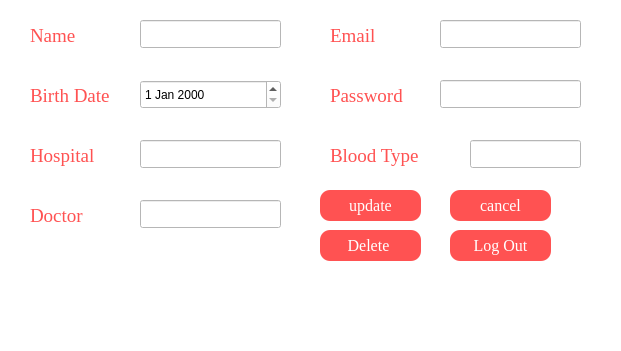
   <widget class="QWidget" name="updateDataPage" native="true">
    <property name="geometry">
     <rect>
      <x>-10</x>
      <y>40</y>
      <width>621</width>
      <height>351</height>
     </rect>
    </property>
    <property name="styleSheet">
     <string notr="true">background-color:#FFFFFF;</string>
    </property>
    <widget class="QLineEdit" name="nameFeild">
     <property name="geometry">
      <rect>
       <x>140</x>
       <y>20</y>
       <width>141</width>
       <height>28</height>
      </rect>
     </property>
    </widget>
    <widget class="QDateEdit" name="birthDateFeild">
     <property name="geometry">
      <rect>
       <x>140</x>
       <y>80</y>
       <width>141</width>
       <height>29</height>
      </rect>
     </property>
    </widget>
    <widget class="QLabel" name="name_4">
     <property name="geometry">
      <rect>
       <x>30</x>
       <y>10</y>
       <width>71</width>
       <height>51</height>
      </rect>
     </property>
     <property name="font">
      <font>
       <family>Times New Roman</family>
       <pointsize>14</pointsize>
      </font>
     </property>
     <property name="styleSheet">
      <string notr="true">color:#FF5252</string>
     </property>
     <property name="text">
      <string>Name</string>
     </property>
    </widget>
    <widget class="QLabel" name="name_5">
     <property name="geometry">
      <rect>
       <x>30</x>
       <y>70</y>
       <width>101</width>
       <height>51</height>
      </rect>
     </property>
     <property name="font">
      <font>
       <family>Times New Roman</family>
       <pointsize>14</pointsize>
      </font>
     </property>
     <property name="styleSheet">
      <string notr="true">color:#FF5252</string>
     </property>
     <property name="text">
      <string>Birth Date</string>
     </property>
    </widget>
    <widget class="QLineEdit" name="hospitalFeild">
     <property name="geometry">
      <rect>
       <x>140</x>
       <y>140</y>
       <width>141</width>
       <height>28</height>
      </rect>
     </property>
    </widget>
    <widget class="QLabel" name="name_6">
     <property name="geometry">
      <rect>
       <x>30</x>
       <y>130</y>
       <width>81</width>
       <height>51</height>
      </rect>
     </property>
     <property name="font">
      <font>
       <family>Times New Roman</family>
       <pointsize>14</pointsize>
      </font>
     </property>
     <property name="styleSheet">
      <string notr="true">color:#FF5252</string>
     </property>
     <property name="text">
      <string>Hospital</string>
     </property>
    </widget>
    <widget class="QLabel" name="name_7">
     <property name="geometry">
      <rect>
       <x>30</x>
       <y>190</y>
       <width>81</width>
       <height>51</height>
      </rect>
     </property>
     <property name="font">
      <font>
       <family>Times New Roman</family>
       <pointsize>14</pointsize>
      </font>
     </property>
     <property name="styleSheet">
      <string notr="true">color:#FF5252</string>
     </property>
     <property name="text">
      <string>Doctor</string>
     </property>
    </widget>
    <widget class="QLineEdit" name="doctorFeild">
     <property name="geometry">
      <rect>
       <x>140</x>
       <y>200</y>
       <width>141</width>
       <height>28</height>
      </rect>
     </property>
    </widget>
    <widget class="QLineEdit" name="emailFeild">
     <property name="geometry">
      <rect>
       <x>440</x>
       <y>20</y>
       <width>141</width>
       <height>28</height>
      </rect>
     </property>
     <property name="readOnly">
      <bool>true</bool>
     </property>
    </widget>
    <widget class="QLabel" name="name_8">
     <property name="geometry">
      <rect>
       <x>330</x>
       <y>10</y>
       <width>71</width>
       <height>51</height>
      </rect>
     </property>
     <property name="font">
      <font>
       <family>Times New Roman</family>
       <pointsize>14</pointsize>
      </font>
     </property>
     <property name="styleSheet">
      <string notr="true">color:#FF5252</string>
     </property>
     <property name="text">
      <string>Email</string>
     </property>
    </widget>
    <widget class="QLabel" name="name_9">
     <property name="geometry">
      <rect>
       <x>330</x>
       <y>70</y>
       <width>91</width>
       <height>51</height>
      </rect>
     </property>
     <property name="font">
      <font>
       <family>Times New Roman</family>
       <pointsize>14</pointsize>
      </font>
     </property>
     <property name="styleSheet">
      <string notr="true">color:#FF5252</string>
     </property>
     <property name="text">
      <string>Password</string>
     </property>
    </widget>
    <widget class="QLineEdit" name="passwordFeild">
     <property name="geometry">
      <rect>
       <x>440</x>
       <y>80</y>
       <width>141</width>
       <height>28</height>
      </rect>
     </property>
     <property name="font">
      <font>
       <family>Times New Roman</family>
      </font>
     </property>
     <property name="readOnly">
      <bool>false</bool>
     </property>
    </widget>
    <widget class="QLineEdit" name="bloodTypeFeild">
     <property name="geometry">
      <rect>
       <x>470</x>
       <y>140</y>
       <width>111</width>
       <height>28</height>
      </rect>
     </property>
     <property name="readOnly">
      <bool>true</bool>
     </property>
    </widget>
    <widget class="QLabel" name="name_10">
     <property name="geometry">
      <rect>
       <x>330</x>
       <y>130</y>
       <width>111</width>
       <height>51</height>
      </rect>
     </property>
     <property name="font">
      <font>
       <family>Times New Roman</family>
       <pointsize>14</pointsize>
      </font>
     </property>
     <property name="styleSheet">
      <string notr="true">color:#FF5252</string>
     </property>
     <property name="text">
      <string>Blood Type</string>
     </property>
    </widget>
    <widget class="QPushButton" name="updateBtn">
     <property name="geometry">
      <rect>
       <x>320</x>
       <y>190</y>
       <width>101</width>
       <height>31</height>
      </rect>
     </property>
     <property name="palette">
      <palette>
       <active>
        <colorrole role="Button">
         <brush brushstyle="SolidPattern">
          <color alpha="255">
           <red>255</red>
           <green>82</green>
           <blue>82</blue>
          </color>
         </brush>
        </colorrole>
        <colorrole role="ButtonText">
         <brush brushstyle="SolidPattern">
          <color alpha="255">
           <red>255</red>
           <green>255</green>
           <blue>255</blue>
          </color>
         </brush>
        </colorrole>
        <colorrole role="Base">
         <brush brushstyle="SolidPattern">
          <color alpha="255">
           <red>255</red>
           <green>82</green>
           <blue>82</blue>
          </color>
         </brush>
        </colorrole>
        <colorrole role="Window">
         <brush brushstyle="SolidPattern">
          <color alpha="255">
           <red>255</red>
           <green>82</green>
           <blue>82</blue>
          </color>
         </brush>
        </colorrole>
       </active>
       <inactive>
        <colorrole role="Button">
         <brush brushstyle="SolidPattern">
          <color alpha="255">
           <red>255</red>
           <green>82</green>
           <blue>82</blue>
          </color>
         </brush>
        </colorrole>
        <colorrole role="ButtonText">
         <brush brushstyle="SolidPattern">
          <color alpha="255">
           <red>255</red>
           <green>255</green>
           <blue>255</blue>
          </color>
         </brush>
        </colorrole>
        <colorrole role="Base">
         <brush brushstyle="SolidPattern">
          <color alpha="255">
           <red>255</red>
           <green>82</green>
           <blue>82</blue>
          </color>
         </brush>
        </colorrole>
        <colorrole role="Window">
         <brush brushstyle="SolidPattern">
          <color alpha="255">
           <red>255</red>
           <green>82</green>
           <blue>82</blue>
          </color>
         </brush>
        </colorrole>
       </inactive>
       <disabled>
        <colorrole role="Button">
         <brush brushstyle="SolidPattern">
          <color alpha="255">
           <red>255</red>
           <green>82</green>
           <blue>82</blue>
          </color>
         </brush>
        </colorrole>
        <colorrole role="ButtonText">
         <brush brushstyle="SolidPattern">
          <color alpha="96">
           <red>164</red>
           <green>166</green>
           <blue>168</blue>
          </color>
         </brush>
        </colorrole>
        <colorrole role="Base">
         <brush brushstyle="SolidPattern">
          <color alpha="255">
           <red>255</red>
           <green>82</green>
           <blue>82</blue>
          </color>
         </brush>
        </colorrole>
        <colorrole role="Window">
         <brush brushstyle="SolidPattern">
          <color alpha="255">
           <red>255</red>
           <green>82</green>
           <blue>82</blue>
          </color>
         </brush>
        </colorrole>
       </disabled>
      </palette>
     </property>
     <property name="font">
      <font>
       <family>Times New Roman</family>
       <pointsize>12</pointsize>
      </font>
     </property>
     <property name="styleSheet">
      <string notr="true">QPushButton {
    background-color: #FF5252 ;
     border-radius: 10px;
}

QPushButton:hover {
    background-color: #7A0000;
    border-radius: 10px;
}

QPushButton:pressed {
    background-color: black;
    border-radius: 10px;
}


</string>
     </property>
     <property name="text">
      <string>update</string>
     </property>
    </widget>
    <widget class="QPushButton" name="cancelEditBtn">
     <property name="geometry">
      <rect>
       <x>450</x>
       <y>190</y>
       <width>101</width>
       <height>31</height>
      </rect>
     </property>
     <property name="palette">
      <palette>
       <active>
        <colorrole role="Button">
         <brush brushstyle="SolidPattern">
          <color alpha="255">
           <red>255</red>
           <green>82</green>
           <blue>82</blue>
          </color>
         </brush>
        </colorrole>
        <colorrole role="ButtonText">
         <brush brushstyle="SolidPattern">
          <color alpha="255">
           <red>255</red>
           <green>255</green>
           <blue>255</blue>
          </color>
         </brush>
        </colorrole>
        <colorrole role="Base">
         <brush brushstyle="SolidPattern">
          <color alpha="255">
           <red>255</red>
           <green>82</green>
           <blue>82</blue>
          </color>
         </brush>
        </colorrole>
        <colorrole role="Window">
         <brush brushstyle="SolidPattern">
          <color alpha="255">
           <red>255</red>
           <green>82</green>
           <blue>82</blue>
          </color>
         </brush>
        </colorrole>
       </active>
       <inactive>
        <colorrole role="Button">
         <brush brushstyle="SolidPattern">
          <color alpha="255">
           <red>255</red>
           <green>82</green>
           <blue>82</blue>
          </color>
         </brush>
        </colorrole>
        <colorrole role="ButtonText">
         <brush brushstyle="SolidPattern">
          <color alpha="255">
           <red>255</red>
           <green>255</green>
           <blue>255</blue>
          </color>
         </brush>
        </colorrole>
        <colorrole role="Base">
         <brush brushstyle="SolidPattern">
          <color alpha="255">
           <red>255</red>
           <green>82</green>
           <blue>82</blue>
          </color>
         </brush>
        </colorrole>
        <colorrole role="Window">
         <brush brushstyle="SolidPattern">
          <color alpha="255">
           <red>255</red>
           <green>82</green>
           <blue>82</blue>
          </color>
         </brush>
        </colorrole>
       </inactive>
       <disabled>
        <colorrole role="Button">
         <brush brushstyle="SolidPattern">
          <color alpha="255">
           <red>255</red>
           <green>82</green>
           <blue>82</blue>
          </color>
         </brush>
        </colorrole>
        <colorrole role="ButtonText">
         <brush brushstyle="SolidPattern">
          <color alpha="96">
           <red>164</red>
           <green>166</green>
           <blue>168</blue>
          </color>
         </brush>
        </colorrole>
        <colorrole role="Base">
         <brush brushstyle="SolidPattern">
          <color alpha="255">
           <red>255</red>
           <green>82</green>
           <blue>82</blue>
          </color>
         </brush>
        </colorrole>
        <colorrole role="Window">
         <brush brushstyle="SolidPattern">
          <color alpha="255">
           <red>255</red>
           <green>82</green>
           <blue>82</blue>
          </color>
         </brush>
        </colorrole>
       </disabled>
      </palette>
     </property>
     <property name="font">
      <font>
       <family>Times New Roman</family>
       <pointsize>12</pointsize>
      </font>
     </property>
     <property name="styleSheet">
      <string notr="true">QPushButton {
    background-color: #FF5252 ;
     border-radius: 10px;
}

QPushButton:hover {
    background-color: #7A0000;
    border-radius: 10px;
}

QPushButton:pressed {
    background-color: black;
    border-radius: 10px;
}


</string>
     </property>
     <property name="text">
      <string>cancel</string>
     </property>
    </widget>
    <widget class="QPushButton" name="deleteBtn">
     <property name="geometry">
      <rect>
       <x>320</x>
       <y>230</y>
       <width>101</width>
       <height>31</height>
      </rect>
     </property>
     <property name="palette">
      <palette>
       <active>
        <colorrole role="Button">
         <brush brushstyle="SolidPattern">
          <color alpha="255">
           <red>255</red>
           <green>82</green>
           <blue>82</blue>
          </color>
         </brush>
        </colorrole>
        <colorrole role="ButtonText">
         <brush brushstyle="SolidPattern">
          <color alpha="255">
           <red>255</red>
           <green>255</green>
           <blue>255</blue>
          </color>
         </brush>
        </colorrole>
        <colorrole role="Base">
         <brush brushstyle="SolidPattern">
          <color alpha="255">
           <red>255</red>
           <green>82</green>
           <blue>82</blue>
          </color>
         </brush>
        </colorrole>
        <colorrole role="Window">
         <brush brushstyle="SolidPattern">
          <color alpha="255">
           <red>255</red>
           <green>82</green>
           <blue>82</blue>
          </color>
         </brush>
        </colorrole>
       </active>
       <inactive>
        <colorrole role="Button">
         <brush brushstyle="SolidPattern">
          <color alpha="255">
           <red>255</red>
           <green>82</green>
           <blue>82</blue>
          </color>
         </brush>
        </colorrole>
        <colorrole role="ButtonText">
         <brush brushstyle="SolidPattern">
          <color alpha="255">
           <red>255</red>
           <green>255</green>
           <blue>255</blue>
          </color>
         </brush>
        </colorrole>
        <colorrole role="Base">
         <brush brushstyle="SolidPattern">
          <color alpha="255">
           <red>255</red>
           <green>82</green>
           <blue>82</blue>
          </color>
         </brush>
        </colorrole>
        <colorrole role="Window">
         <brush brushstyle="SolidPattern">
          <color alpha="255">
           <red>255</red>
           <green>82</green>
           <blue>82</blue>
          </color>
         </brush>
        </colorrole>
       </inactive>
       <disabled>
        <colorrole role="Button">
         <brush brushstyle="SolidPattern">
          <color alpha="255">
           <red>255</red>
           <green>82</green>
           <blue>82</blue>
          </color>
         </brush>
        </colorrole>
        <colorrole role="ButtonText">
         <brush brushstyle="SolidPattern">
          <color alpha="96">
           <red>164</red>
           <green>166</green>
           <blue>168</blue>
          </color>
         </brush>
        </colorrole>
        <colorrole role="Base">
         <brush brushstyle="SolidPattern">
          <color alpha="255">
           <red>255</red>
           <green>82</green>
           <blue>82</blue>
          </color>
         </brush>
        </colorrole>
        <colorrole role="Window">
         <brush brushstyle="SolidPattern">
          <color alpha="255">
           <red>255</red>
           <green>82</green>
           <blue>82</blue>
          </color>
         </brush>
        </colorrole>
       </disabled>
      </palette>
     </property>
     <property name="font">
      <font>
       <family>Times New Roman</family>
       <pointsize>12</pointsize>
      </font>
     </property>
     <property name="styleSheet">
      <string notr="true">QPushButton {
    background-color: #FF5252 ;
     border-radius: 10px;
}

QPushButton:hover {
    background-color: #7A0000;
    border-radius: 10px;
}

QPushButton:pressed {
    background-color: black;
    border-radius: 10px;
}


</string>
     </property>
     <property name="text">
      <string>Delete </string>
     </property>
    </widget>
    <widget class="QPushButton" name="log_out">
     <property name="geometry">
      <rect>
       <x>450</x>
       <y>230</y>
       <width>101</width>
       <height>31</height>
      </rect>
     </property>
     <property name="palette">
      <palette>
       <active>
        <colorrole role="Button">
         <brush brushstyle="SolidPattern">
          <color alpha="255">
           <red>255</red>
           <green>82</green>
           <blue>82</blue>
          </color>
         </brush>
        </colorrole>
        <colorrole role="ButtonText">
         <brush brushstyle="SolidPattern">
          <color alpha="255">
           <red>255</red>
           <green>255</green>
           <blue>255</blue>
          </color>
         </brush>
        </colorrole>
        <colorrole role="Base">
         <brush brushstyle="SolidPattern">
          <color alpha="255">
           <red>255</red>
           <green>82</green>
           <blue>82</blue>
          </color>
         </brush>
        </colorrole>
        <colorrole role="Window">
         <brush brushstyle="SolidPattern">
          <color alpha="255">
           <red>255</red>
           <green>82</green>
           <blue>82</blue>
          </color>
         </brush>
        </colorrole>
       </active>
       <inactive>
        <colorrole role="Button">
         <brush brushstyle="SolidPattern">
          <color alpha="255">
           <red>255</red>
           <green>82</green>
           <blue>82</blue>
          </color>
         </brush>
        </colorrole>
        <colorrole role="ButtonText">
         <brush brushstyle="SolidPattern">
          <color alpha="255">
           <red>255</red>
           <green>255</green>
           <blue>255</blue>
          </color>
         </brush>
        </colorrole>
        <colorrole role="Base">
         <brush brushstyle="SolidPattern">
          <color alpha="255">
           <red>255</red>
           <green>82</green>
           <blue>82</blue>
          </color>
         </brush>
        </colorrole>
        <colorrole role="Window">
         <brush brushstyle="SolidPattern">
          <color alpha="255">
           <red>255</red>
           <green>82</green>
           <blue>82</blue>
          </color>
         </brush>
        </colorrole>
       </inactive>
       <disabled>
        <colorrole role="Button">
         <brush brushstyle="SolidPattern">
          <color alpha="255">
           <red>255</red>
           <green>82</green>
           <blue>82</blue>
          </color>
         </brush>
        </colorrole>
        <colorrole role="ButtonText">
         <brush brushstyle="SolidPattern">
          <color alpha="96">
           <red>164</red>
           <green>166</green>
           <blue>168</blue>
          </color>
         </brush>
        </colorrole>
        <colorrole role="Base">
         <brush brushstyle="SolidPattern">
          <color alpha="255">
           <red>255</red>
           <green>82</green>
           <blue>82</blue>
          </color>
         </brush>
        </colorrole>
        <colorrole role="Window">
         <brush brushstyle="SolidPattern">
          <color alpha="255">
           <red>255</red>
           <green>82</green>
           <blue>82</blue>
          </color>
         </brush>
        </colorrole>
       </disabled>
      </palette>
     </property>
     <property name="font">
      <font>
       <family>Times New Roman</family>
       <pointsize>12</pointsize>
      </font>
     </property>
     <property name="styleSheet">
      <string notr="true">QPushButton {
    background-color: #FF5252 ;
     border-radius: 10px;
}

QPushButton:hover {
    background-color: #7A0000;
    border-radius: 10px;
}

QPushButton:pressed {
    background-color: black;
    border-radius: 10px;
}


</string>
     </property>
     <property name="text">
      <string>Log Out</string>
     </property>
    </widget>
   </widget>
